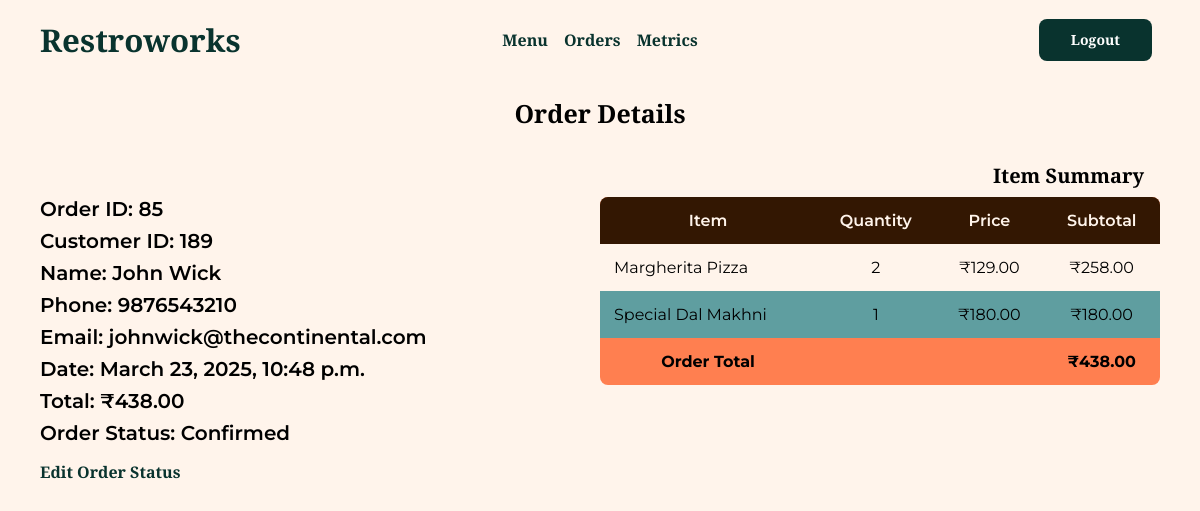
The page /orders/view/85 (signed in) on the database its author committed.
### orders/models.py (models this page shows, shortened)
class Order(models.Model):
    customer = models.ForeignKey(
        Customer, on_delete=models.CASCADE, related_name="orders"
    )
    status = models.IntegerField(choices=STATUS_CHOICES, default=1)
    total_price = models.DecimalField(max_digits=10, decimal_places=2, default=0.00)
    created_at = models.DateTimeField(auto_now_add=True)
    updated_at = models.DateTimeField(auto_now=True)

class OrderItem(models.Model):
    order = models.ForeignKey(Order, on_delete=models.CASCADE, related_name="items")
    menu_item = models.ForeignKey(MenuItem, on_delete=models.CASCADE)
    quantity = models.IntegerField()
    price = models.DecimalField(max_digits=10, decimal_places=2, default=0.00)
    def total_price(self):
        return self.quantity * self.price

### customers/models.py (models this page shows, shortened)
class Customer(models.Model):
    user = models.OneToOneField(User, on_delete=models.CASCADE)  # Links to auth_user
    email = models.EmailField(unique=True)
    phone = models.CharField(max_length=10, unique=True)

### menu/models.py (models this page shows)
class MenuItem(models.Model):
    name = models.CharField(max_length=100)
    description = models.TextField(max_length=500)
    image = models.ImageField(
        upload_to="menu/menu_items/",
        validators=[validate_image],
        help_text="Please upload an image with equal height and width.",
        null=True,
        blank=True,
        default="menu/default.png",
    )
    rating = models.FloatField(default=0.0, blank=True)
    price = models.DecimalField(max_digits=10, decimal_places=2)
    created_at = models.DateTimeField(auto_now_add=True)
    updated_at = models.DateTimeField(auto_now=True)  # to track item changes
    def __str__(self):
        return f"{self.name}"

### orders/views.py (the view)
class OrderDetailView(DetailView):
    template_name = "order_details.html"
    model = Order
    context_object_name = "order"

### orders/templates/order_details.html (shortened to what this page needs)
{% extends "base.html" %}
{% block content %}
<div class='heading'>
    <h4>Order Details</h4>
</div>
<div class='subheading'>
    <h5>Item Summary</h5>
</div>
<div class="order-details">
    <div class="overview">
        <h5>Order ID: {{ order.id }}</h5>
        {% if user.is_staff %}
        <h5>Customer ID: {{ order.customer.id }}</h5>
        <h5>Name: {{ order.customer.user.first_name }} {{ order.customer.user.last_name }}</h5>
        <h5>Phone: {{ order.customer.phone }}</h5>
        <h5>Email: {{ order.customer.email }}</h5>
        {% endif %}
        <h5>Date: {{ order.created_at }}</h5>
        <h5>Total: ₹{{ order.total_price }}</h5>
        <h5>Order Status: {{ order.get_status_display }}</h5>
        {% if user.is_staff %}
        <a href="/orders/update/{{ order.id }}">Edit Order Status</a>
        {% endif %}
    </div>
    <div class="summary-table-holder">
        <table class="query-table menu-item-table">
            <thead>
                <tr>
                    <th>Item</th>
                    <th>Quantity</th>
                    <th>Price</th>
                    <th>Subtotal</th>
                </tr>
            </thead>
            <tbody>
                {% for item in order.items.all %}
                <tr>
                    <td class="menu-item-name">{{ item.menu_item }}</td>
                    <td>{{ item.quantity }}</td>
                    <td>₹{{ item.price }}</td>
                    <td>₹{{ item.total_price }}</td>
                </tr>
                {% endfor %}
                <tr>
                    <td><strong>Order Total</strong></td>
                    <td></td>
                    <td></td>
                    <td><strong>₹{{ order.total_price }}</strong></td>
                </tr>
            </tbody>
        </table>
    </div>
</div>
{% endblock content %}

### static/css/styles.css (style rules this page uses)
* { margin: 0; padding: 0; box-sizing: border-box; }
:root { --text: #09332e; --background: #fff4eb; --primary: #09332e; --secondary: #331702; --accent: #167a6d; --secondary-accent: #7d3804; }
body { font-family: "Montserrat"; font-weight: 400; background-color: var(--background); }
h1, h2, h3, h4, h5 { font-family: "Libre Baskerville"; font-weight: 700; }
html { font-size: 100%; }
h4 { font-size: 1.563rem; }
h5 { font-size: 1.25rem; }
a:link, a:visited { text-decoration: none; color: var(--primary); font-family: "Libre Baskerville"; font-weight: 700; font-size: 1rem; }
.query-table { min-width: 100%; border-collapse: collapse; }
.query-table th:first-child { border-radius: 8px 0 0 0; }
.query-table th:last-child { border-radius: 0 8px 0 0; }
.query-table th { background-color: var(--secondary); padding: 14px; color: var(--background); font-weight: 600; }
.query-table tr:nth-child(even) { background-color: cadetblue; }
.query-table tr:last-child td:first-child { border-radius: 0 0 0 8px; }
.query-table tr:last-child td:last-child { border-radius: 0 0 8px 0; }
.query-table td { text-align: center; padding: 14px; }
.order-details { display: flex; align-items: flex-start; justify-content: space-between; width: 100%; }
.summary-table-holder { width: 50%; }
td.menu-item-name { text-align: left; }
.menu-item-table tr:last-child { background-color: coral; }
.overview { display: flex; justify-content: center; flex-direction: column; gap: 8px; }
.overview h5 { font-family: "Montserrat"; font-weight: 600; }
.heading { display: flex; width: 100%; margin-bottom: 2rem; align-items: center; justify-content: center; }
.heading h4 { font-weight: 600; }
.subheading { display: flex; width: 100%; margin-bottom: 8px; align-items: center; justify-content: flex-end; padding-right: 1rem; }
.overview a { margin-top: 8px; }

### rows shown on the page
Order: id "85", customer.id "189", customer.user.first_name "John", customer.user.last_name "Wick", customer.phone "9876543210", customer.email "johnwick@thecontinental.com", created_at "March 23, 2025, 10:48 p.m.", total_price "438.00", status "Confirmed"
OrderItem: menu_item "Margherita Pizza", quantity "2", price "129.00", total_price "258.00"
OrderItem: menu_item "Special Dal Makhni", quantity "1", price "180.00", total_price "180.00"

### other values the page prints
{{ title }} "Restroworks"
{{ button_text }} "Logout"
